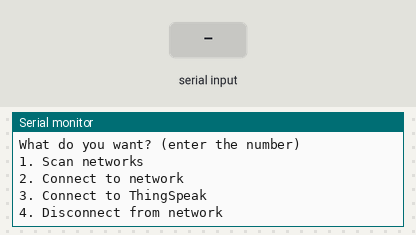
The sketch below on a simulated ESP8266 (NodeMCU). On the bench: the last lines printed to the serial monitor. The inputs (shaded band) are chosen by the test bench. WiFi joins after 1.5 s; servers stay silent unless stated; a WiFi scan finds three made-up networks.

Above: at 3.2 s.
3.3 s: "1\n" received over Serial
At 5.5 s:
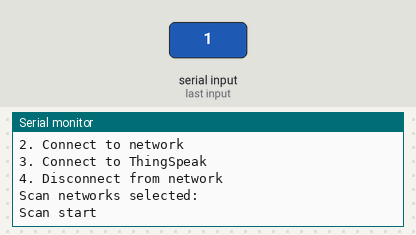
5.8 s: "2\n" received over Serial
At 7.7 s:
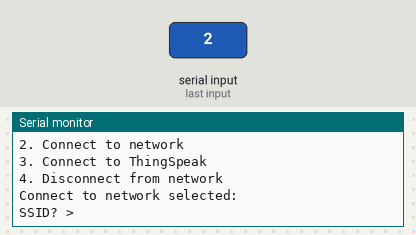
7.8 s: "3\n" received over Serial
At 10.6 s:
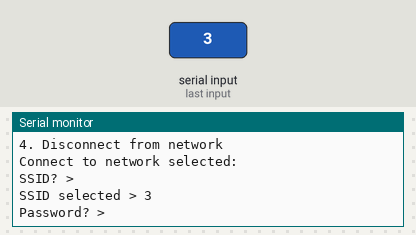
10.8 s: "4\n" received over Serial
At 12.6 s:
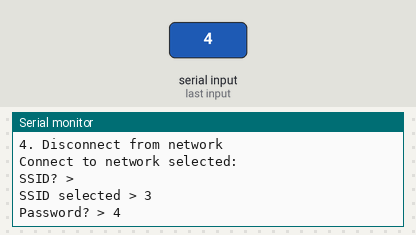
13.3 s: "0\n" received over Serial
16.3 s: "2\n" received over Serial
At 18.2 s:
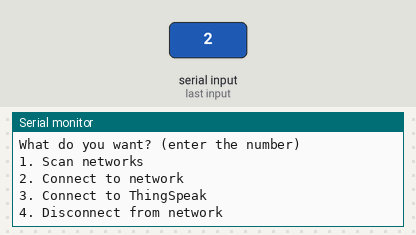

Measured:
- after the input at 3.3 s, the serial monitor: prints a new line after 1.0 s (image 1)
- after the input at 5.8 s, the serial monitor: prints a new line after 1.6 s (image 2)
- after the input at 7.8 s, the serial monitor: prints a new line after 1.0 s (image 3)
- after the input at 10.8 s, the serial monitor: prints a new line after 1.0 s (image 4)
- after the input at 16.3 s, the serial monitor: prints a new line after 1.0 s (image 5)

The sketch:

P3_E1_ThingSpeak.ino
```cpp
#include "ESP8266WiFi.h"

String ssid, password;
int contador;
bool menu_printed;

WiFiClient client;

const int channelID = 912098;
String writeAPIKey = "R69RUMB0MWBP68X9";
const char* server = "api.thingspeak.com";
const int postingInterval = 20*1000;

void setup() {
  Serial.begin(9600);
  WiFi.mode(WIFI_STA); //Station mode selected
  WiFi.disconnect();
  menu_printed = false;
  delay(2000);
  Serial.println("setup done");
}

void loop() {
  if (!menu_printed) {
    Serial.println("\nWhat do you want? (enter the number)\n");
    Serial.println("1. Scan networks");
    Serial.println("2. Connect to network");
    Serial.println("3. Connect to ThingSpeak");
    Serial.println("4. Disconnect from network\n");
    menu_printed = true;
  }

  while (!Serial.available());
  String option = Serial.readString();

  option = option.substring(0, option.length() - 1);

  if (option.equals("1")) {
    Serial.println("Scan networks selected:\n");
    scan();
  } else if (option.equals("2")) {
    Serial.println("Connect to network selected:\n");

    if (WiFi.status() != WL_CONNECTED) {
      wifiNetworkSelection();

      ssid = ssid.substring(0, ssid.length() - 1);
      password = password.substring(0, password.length() - 1);

      //we need a char array
      char cssid[ssid.length()];
      char cpsw[password.length()];

      ssid.toCharArray(cssid, ssid.length() + 1);
      password.toCharArray(cpsw, password.length() + 1);

      connectToWiFi(cssid, cpsw);
    } else {
      Serial.println("You are already connected");
    }
  } else if (option.equals("3")) {
    if (WiFi.status() == WL_CONNECTED) {
      Serial.println("Enter any key to quit");
      while (!Serial.available()) {
        thingspeak();
      }
      option = Serial.readString();
    } else {
      Serial.println("Not connected\n");
    }
  } else if (option.equals("4")) {
    Serial.println("Disconnect from network selected:\n");
    if (WiFi.status() == WL_CONNECTED) {
      WiFi.disconnect();
      Serial.println("You have been disconnected");
    } else {
      Serial.println("You are already disconnected");
    }
  } else {
    Serial.println("Not available option");
  }
  menu_printed = false;
}

void thingspeak(){
  if(client.connect(server,80)){
    long rssi = WiFi.RSSI();

    String body = "field1=";
    body += String(rssi);

    Serial.print("RSSI: ");
    Serial.println(rssi);

    client.println("POST /update HTTP/1.1");
    client.println("Host: api.thingspeak.com");
    client.println("User-Agent: ESP8266 (nothans)/1.0");
    client.println("Connection: close");
    client.println("X-THINGSPEAKAPIKEY: "+writeAPIKey);
    client.println("Content-Type: application/x-www-form-urlencoded");
    client.println("Content-Length: " + String(body.length()));
    client.println("");
    client.println(body);
  }
  client.stop();
  delay(postingInterval);
}

void scan() {
  Serial.println("Scan start");

  int n = WiFi.scanNetworks();
  if (n == 0)
    Serial.println("no networks found");
  else {
    for (int i = 0; i < n; i++) {
      //print SSID and RSSI for each network found
      Serial.print(i + 1);
      Serial.print(" ");
      Serial.print(WiFi.SSID(i));
      Serial.print("(");
      Serial.print(WiFi.RSSI(i));
      Serial.print(")");
      Serial.println((WiFi.encryptionType(i) == ENC_TYPE_NONE) ? " " : "*");
      delay(10);
    }
  }
}

void connectToWiFi(char cssid[], char cpsw[]) {
  // put your setup code here, to run once:

  if (WiFi.status() != WL_CONNECTED) {
    WiFi.begin(cssid, cpsw);
    bool printed = false;
    while (WiFi.status() != WL_CONNECTED) {
      delay(1000);
      if (!printed){
        Serial.print("Connecting.");
      }else{
        Serial.print(".");
      }
      contador++;
      if (contador == 10) {
        break;
      }

    }
    Serial.println("");
    Serial.println(WiFi.localIP());
  }
}

void wifiNetworkSelection() {
  if (WiFi.status() != WL_CONNECTED) {
    Serial.println("SSID? >");
    while (!Serial.available());

    ssid = Serial.readString();
    //Serial.readStringUntil("\n");
    Serial.print("SSID selected > ");
    Serial.println(ssid);
    delay(1000);

    Serial.print("Password? > ");
    while (!Serial.available());

    password = Serial.readString();
    Serial.println(password);
    delay(1000);
  }
}
```
